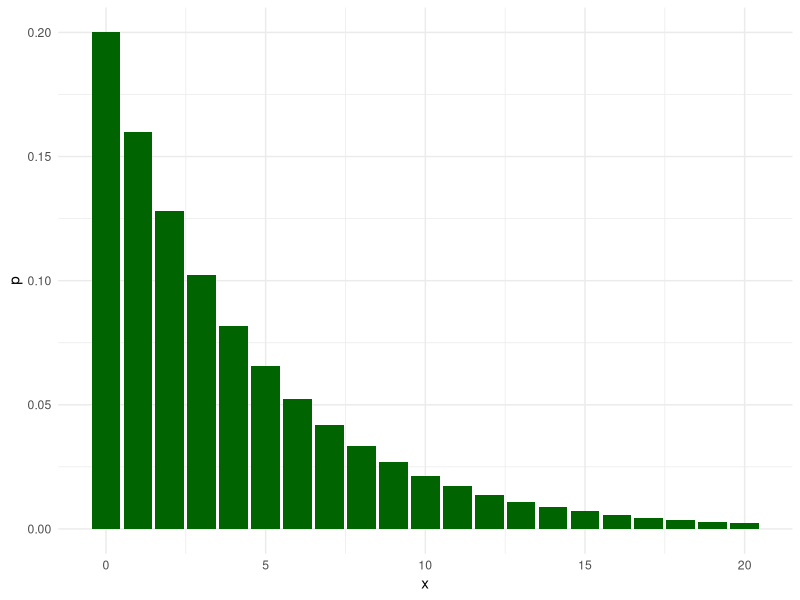
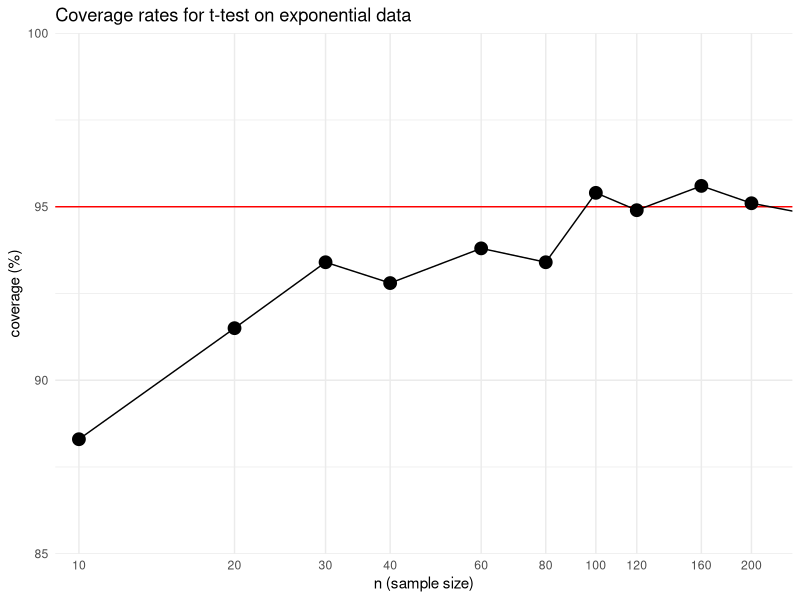

Reproduce these figures in R, in order.
## ---- chunk 1
library( tidyverse )
set.seed( 1019 )
## ---- chunk 2

# make fake data
dat <- rnorm( n = 10, mean = 4, sd = 2 )

# conduct the test
tt <- t.test( dat )
tt

# examine the confidence interval
tt$conf.int
## ---- chunk 3
findInterval( 1, c(20, 30) )
findInterval( 25, c(20, 30) )
findInterval( 40, c(20, 30) )
## ---- chunk 4
findInterval( 4, tt$conf.int )
## ---- chunk 5
# make fake data
dat <- rnorm( n = 10, mean = 4, sd = 2 )

# conduct the test
tt <- t.test( dat )

# evaluate the results
tt$conf.int
findInterval( 4, tt$conf.int ) == 1
## ---- chunk 6
rps <- replicate( 1000, {
  dat <- rnorm( n = 10, mean = 4, sd = 2 )
  tt <- t.test( dat )
  findInterval( 4, tt$conf.int )
})

head(rps, 20)
## ---- chunk 7
table( rps )
mean( rps == 1 )

## ---- chunk 8
covered <- as.numeric( rps == 1 )
prop.test( sum(covered), length(covered), p = 0.95 )
## ---- chunk 9
dat <- data.frame(x = 0:20, p = dgeom(0:20, prob = 1/5))
ggplot(dat, aes(x, p)) + 
  geom_col(fill = "darkgreen") + 
  theme_minimal()
## ---- chunk 10
rps <- replicate( 1000, {
  dat <- rgeom( n = 10, prob = 1/5)
  tt <- t.test( dat )
  findInterval( 4, tt$conf.int )
})
table( rps )
## ---- chunk 11
mean( rps == 1 )
## ---- chunk 12
covered <- as.numeric( rps == 1 )
prop.test( sum(covered), length(covered), p = 0.95)
## ---- chunk 13

ttest_CI_experiment = function( n ) {
  
  rps <- replicate( 1000, {
    dat <- rgeom( n = n, prob = 1/5) # simulate data
    tt <- t.test( dat )              # analyze data
    findInterval( 4, tt$conf.int )   # evaluate coverage
  })

  coverage <- mean( rps == 1 )       # summarize results
  
  return(coverage)
}
## ---- chunk 14
ttest_CI_experiment(n = 10)
## ---- chunk 15
ttest_CI_experiment(n = 10)
ttest_CI_experiment(n = 20)
ttest_CI_experiment(n = 30)
## ---- chunk 16
ns <- c(10, 20, 30, 40, 60, 80, 100, 120, 160, 200, 300)
## ---- chunk 17
coverage_est <- map_dbl( ns, ttest_CI_experiment)
## ---- chunk 18
res <- data.frame( 
  n = ns, 
  coverage = 100 * coverage_est 
)

ggplot( res, aes( x = n, y = coverage ) ) +
  geom_hline( yintercept=95, col="red" ) +  
  # A reference line for nominal coverage rate
  geom_line() + 
  geom_point( size = 4 ) +
  scale_x_log10( breaks = ns, minor_breaks = NULL) +
  labs( 
    title="Coverage rates for t-test on exponential data",
    x = "n (sample size)", 
    y = "coverage (%)" 
  ) +
  coord_cartesian(xlim = c(9,240), ylim=c(85,100), expand = FALSE) + 
  theme_minimal()
## ---- chunk 19
    lotsa_CIs_experiment = function( n ) {
      
      lotsa_CIs <- replicate( 1000, {
        # simulate data
        dat <- rgeom( n = n, prob = 1/5)                            
        # analyze data
        tt <- t.test( dat )                                       
        # return CI
        data.frame(lower = tt$conf.int[1], upper = tt.conf.int[2])
      })
    
      # summarize results
      # <fill in the rest>
      
      return(coverage)
    }
    
## ---- chunk 20
    ttest_CI_experiment <- function( n, pop_mean, reps) {
      
      pop_prob <- 1 / (pop_mean + 1)
      
      # <fill in the rest>
      
      return(coverage)
    }
